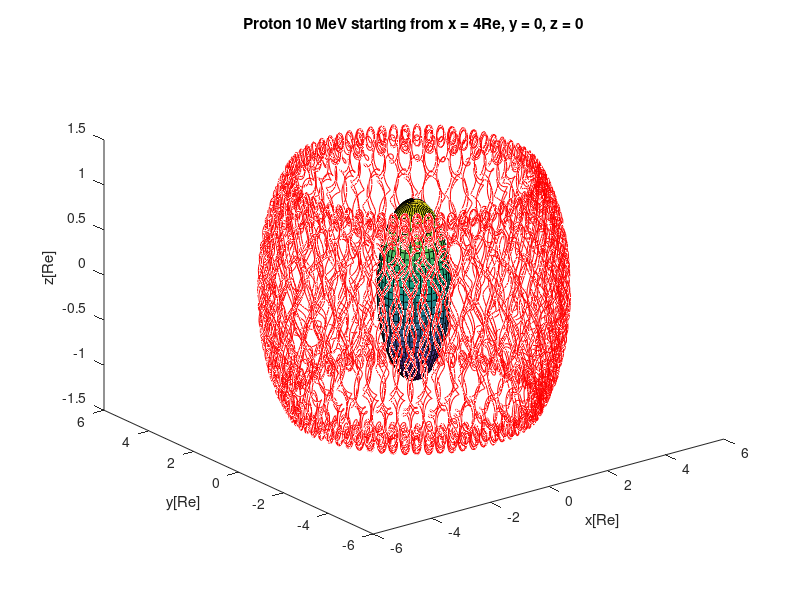

The MATLAB script that drew this image:
close all;
clear all;

global B0; global q; global m; global Re; global dt; 

% parameters
e = 1.602176565e-19; % Elementary charge (Coulomb)
m_pr = 1.672621777e-27; % Proton mass (kg)
m_el = 9.10938291e-31; % Electron mass (kg)
c = 299792458; % speed of light (m/s)
% Earth parameters
B0 = 3.07e-5 % Tesla
Re = 6378137 % meter (Earth radius)

% use electron/proton
m = m_pr % we choose proton, change to m_el when simulating electron
q = e % positive charge, change to -e when simulating electron

% Trajectory of a proton with 10MeV kinetic energy in dipole field
K = 1e7    % kinetic energy in eV
K = K*e;   % convert to Joule
% Find corresponding speed:
v_mod = c/sqrt(1+(m*c^2)/K) 
% initial position: equatorial plane 4Re from Earth
x0 = 4*Re; %*rand(); 
y0 = 0; 
z0 = 0;

pitch_angle = 30.0; % * rand() %  initial angle between velocity and mag.field (degrees)

% initial velocity
u0 = 0.0;
v0 = v_mod; %*sin(pitch_angle*pi/180); %*rand();
w0 = v_mod; %*cos(pitch_angle*pi/180); %*rand();

dt = 0.01;
tfin = 250; % in s
time = 0:dt:tfin;
%[x_sol,t] = lsode('Newton_Lorenz',[x0 ;y0; z0; u0; v0; w0],time); % solve equation of motion *** Octave ***
%[t,x_sol] = ode45('Newton_Lorenz',time,[x0 ;y0; z0; u0; v0; w0]) % use this for *** Matlab ****

x_sol = zeros(tfin/dt+1,6);
x_sol(1,1) = x0;
x_sol(1,2) = y0;
x_sol(1,3) = z0;
x_sol(1,4) = u0;
x_sol(1,5) = v0;
x_sol(1,6) = w0;

qom = q/m;

for i = 1:1:tfin/dt
	% calculate 3 Cartesian components of the magnetic field
	fac1 =  -B0*Re^3/(x_sol(i,1)^2 + x_sol(i,2)^2 + x_sol(i,3)^2)^2.5;
	Bx = 3*x_sol(i,1)*x_sol(i,3)*fac1;
	By = 3*x_sol(i,2)*x_sol(i,3)*fac1;
	Bz = (2*x_sol(i,3)^2 -x_sol(i,1)^2- x_sol(i,2)^2)*fac1;
	Ex = 0.0;
	Ey = 0.0;
	Ez = 0.0;

%    B_sq=Bx*Bx+By*By+Bz*Bz;
%    f1=tan(qom*(dt/2)*sqrt(B_sq))/sqrt(B_sq);
%    f2=2*f1/(1+f1.^2*B_sq);
%
%    vxstar2 = x_sol(i,4)+qom*Ex*0.5*dt;
%    vystar2 = x_sol(i,5)+qom*Ey*0.5*dt;
%    vzstar2 = x_sol(i,6)+qom*Ez*0.5*dt;
%
%    vxpr = vxstar2+f1*(vystar2*Bz-By*vzstar2);
%	vypr = vystar2+f1*(-vxstar2*Bz+vzstar2*Bx);
%    vzpr = vzstar2+f1*(vxstar2*By-vystar2*Bx);
%	vxplus = vxstar2+f2*(vypr*Bz-vzpr*By);
%	vyplus = vystar2+f2*(-vxpr*Bz+vzpr*Bx);
%	vzplus = vzstar2+f2*(vxpr*By-vypr*Bx);       
%	
%    x_sol(i+1,4) = vxplus+qom*0.5*dt*Ex;
%    x_sol(i+1,5) = vyplus+qom*0.5*dt*Ey;
%	x_sol(i+1,6) = vzplus+qom*0.5*dt*Ez;

	k = qom * 0.5 * dt;
	tx = k * Bx;
	ty = k * By;
	tz = k * Bz;
    t_mag2 = tx * tx + ty * ty + tz * tz;

	sx = (2.0 * tx) / (1.0 + t_mag2);
	sy = (2.0 * ty) / (1.0 + t_mag2);
	sz = (2.0 * tz) / (1.0 + t_mag2);

	v_minusx = x_sol(i,4) + k * Ex;
	v_minusy = x_sol(i,5) + k * Ey;
	v_minusz = x_sol(i,6) + k * Ez;

	v_primex = v_minusx + (v_minusy * tz - v_minusz * ty);
	v_primey = v_minusy + (v_minusz * tx - v_minusx * tz);
	v_primez = v_minusz + (v_minusx * ty - v_minusy * tx);

	v_plusx = v_minusx + (v_primey * sz - v_primez * sy);
	v_plusy = v_minusy + (v_primez * sx - v_primex * sz);
	v_plusz = v_minusz + (v_primex * sy - v_primey * sx);

	x_sol(i+1,4) = v_plusx + k * Ex;
	x_sol(i+1,5) = v_plusy + k * Ey;
	x_sol(i+1,6) = v_plusz + k * Ez;

	x_sol(i+1,1) = x_sol(i,1) + x_sol(i+1,4) * dt; % dx/dt = u
	x_sol(i+1,2) = x_sol(i,2) + x_sol(i+1,5) * dt; % dy/dt = v
	x_sol(i+1,3) = x_sol(i,3) + x_sol(i+1,6) * dt; % dz/dt = w

end

% plots
plot3(x_sol(:,1)/Re,x_sol(:,2)/Re,x_sol(:,3)/Re,'r'); % plot trajectory in 3D
xlabel('x[Re]')
ylabel('y[Re]')
zlabel('z[Re]')
title('Proton 10 MeV starting from x = 4Re, y = 0, z = 0')
hold on;
sphere(40);
hold off;

%plot(time,0.5*m*(x_sol(:,4).^2 + x_sol(:,5).^2 + x_sol(:,6).^2))

